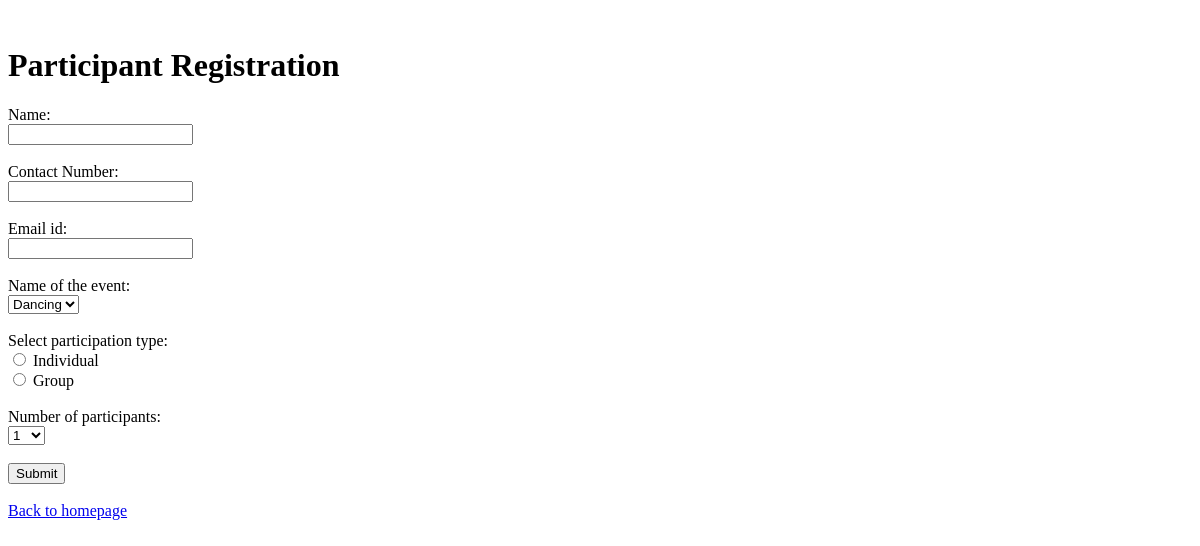
Page /part_reg on the earlier database version.
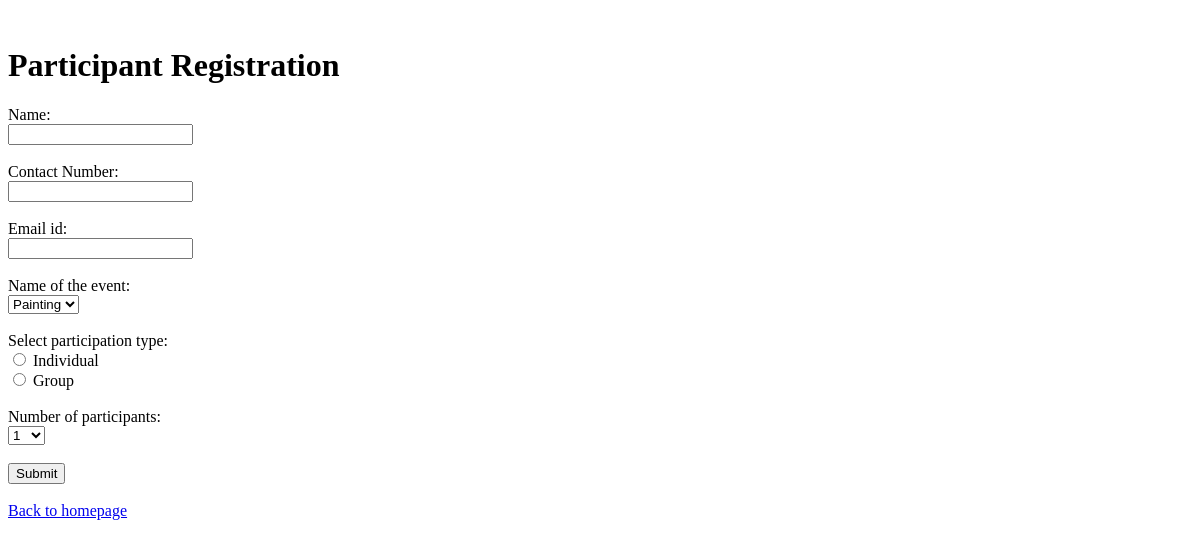
Same page on the later database version.
### manager/models.py (models this page shows)
class event(models.Model):
    event_ID = models.IntegerField()
    event_name = models.CharField(max_length = 50)
    description = models.TextField()
    from_date = models.DateField()
    from_time = models.TimeField()
    to_date = models.DateField()
    to_time = models.TimeField()
    registration_deadline = models.DateField()
    poster_link = models.TextField()
    password = models.CharField(max_length = 50)
    email_ID = models.EmailField()

### manager/views.py (the view)
# urls.py: path('part_reg', views.part_reg, name = 'part_reg'),
def part_reg(request):
    x = event.objects.all()
    t = date.today()
    events = []
    r = range(1,20)
    for i in x:
        if i.registration_deadline >= t:
            events.append(i.event_name)
    if request.method == 'POST':
        post = participant()
        post.participant_ID = random_number()
        post.name = request.POST.get('part_name')
        post.contact = request.POST.get('contact')
        post.email_ID = request.POST.get('email_id')
        post.event_name = request.POST.get('event')
        post.registration_type = request.POST.get('type')
        post.number_of_participants = request.POST.get('people')
        post.save()
        email_part(post)
        text(post)
        return render(request, 'Participant Registration.html', {'events': events, 'range': r})
    else :
        return render(request, 'Participant Registration.html', {'events': events, 'range': r})

### manager/templates/Participant Registration.html (shortened to what this page needs)
﻿<!DOCTYPE html>
<html>
<head>
</head>
<body>
<form method="post">
    <h1>Participant Registration</h1>
    Name:<br>
    <input type="text" name="part_name">
    <br><br>
    Contact Number:<br>
    <input type="text" name="contact">
    <br><br>
    Email id:<br>
    <input type="text" name="email_id">
    <br><br>
    Name of the event:<br>
    <select name="event">
        {% for event_name in events %}
            <option>{{ event_name }}</option>
        {% endfor %}
    </select>
    <br><br>
    Select participation type:<br>
    <input type="radio" name="type" value="Individual" onclick="func()">
    <label for="Individual">Individual</label><br>
    <input type="radio" name="type" value="Group" onclick="func1()">
    <label for="Group">Group</label>
    <br><br>
    Number of participants:<br>
    <select name="people" id="people">
        {% for i in range %}
            <option>{{ i }}</option>
        {% endfor %}
    </select>
    <br><br>
  <input type="submit" value="Submit">
  <br><br>
  <a href="{% url 'home' %}">Back to homepage</a>
</form>
</body>
</html>

Differences in the rows shown:
removed event: event "Dancing"
added event: event "Painting"
